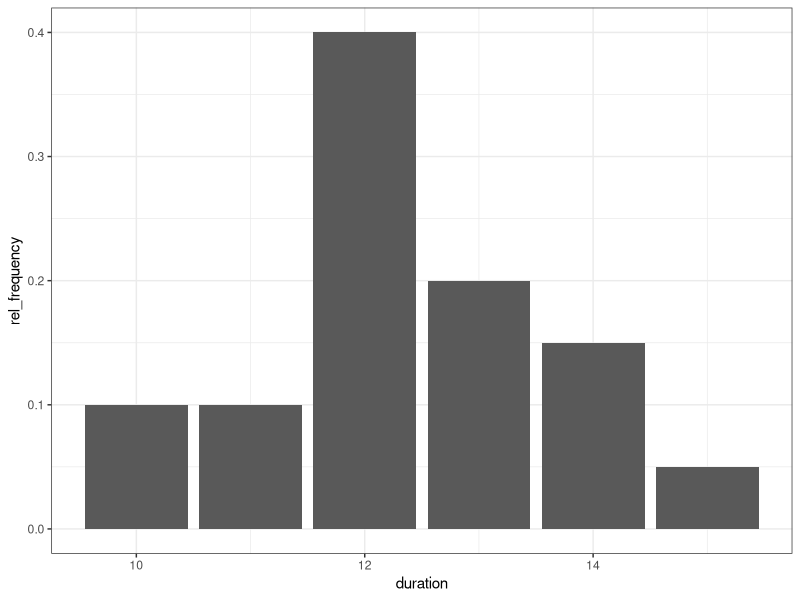
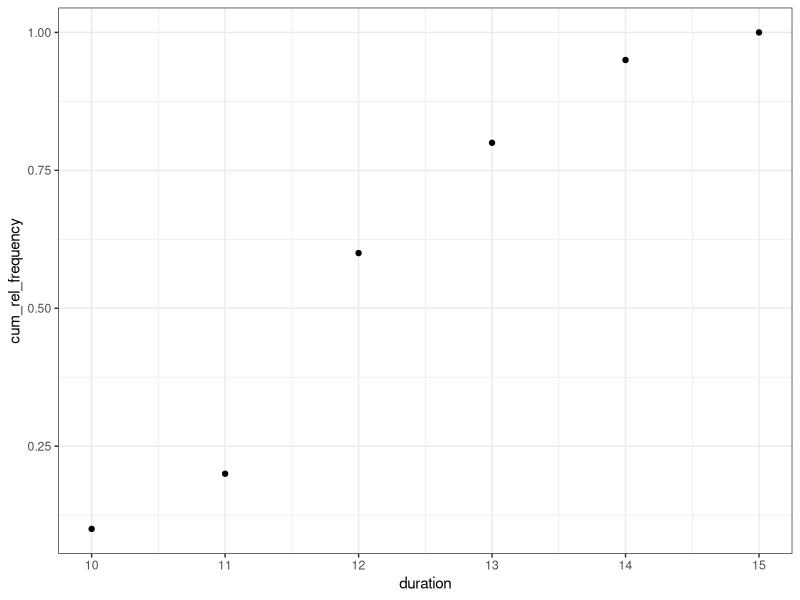
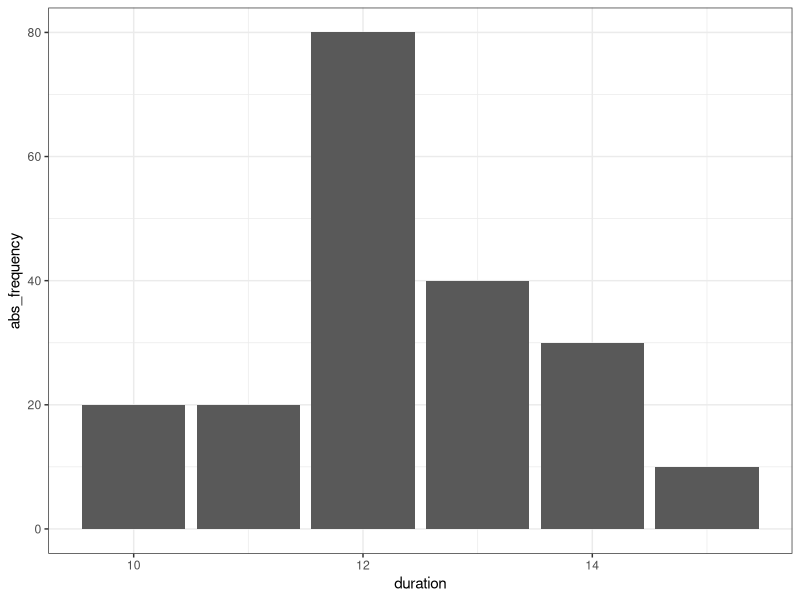
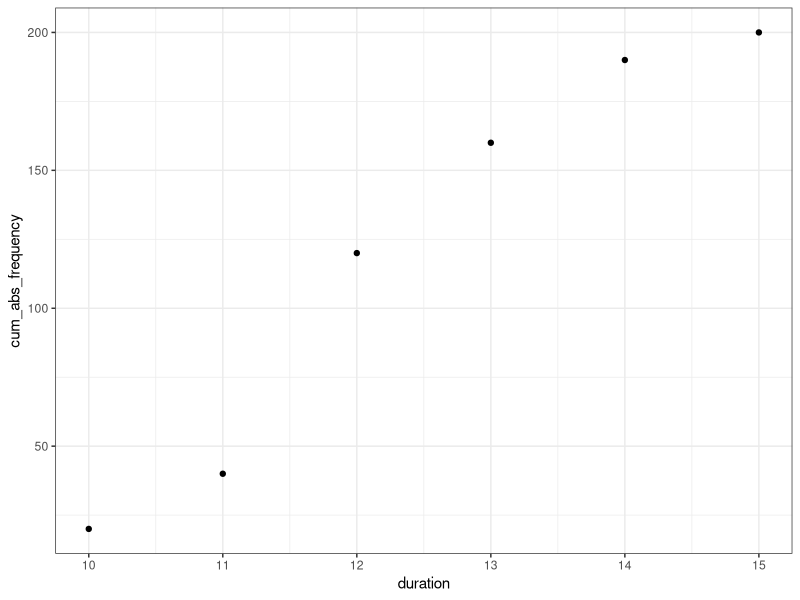
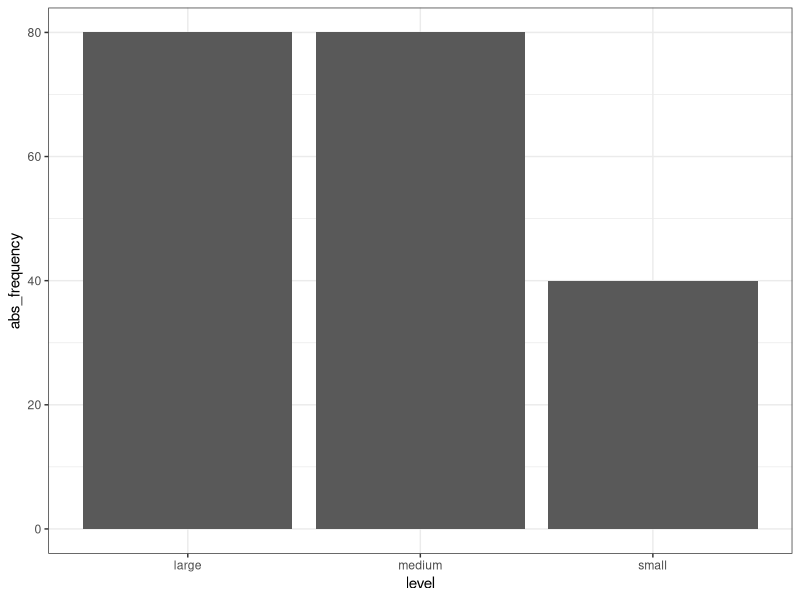
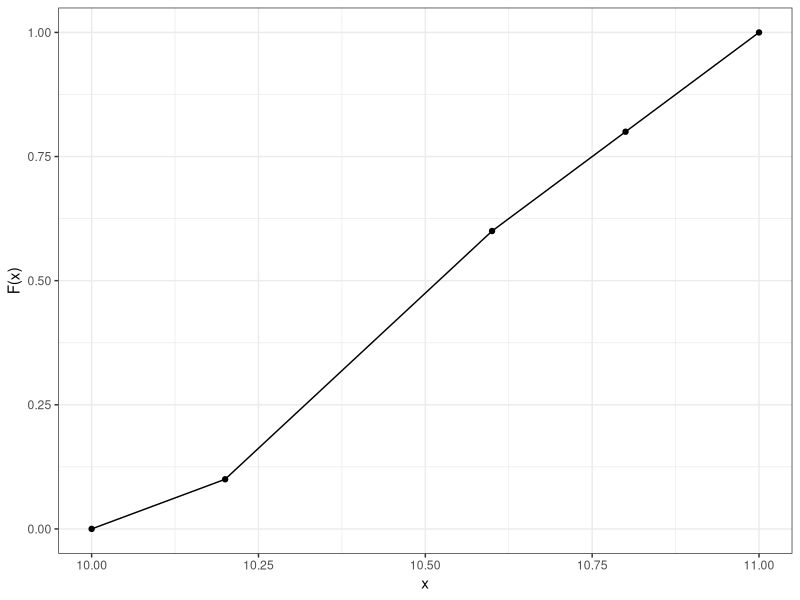
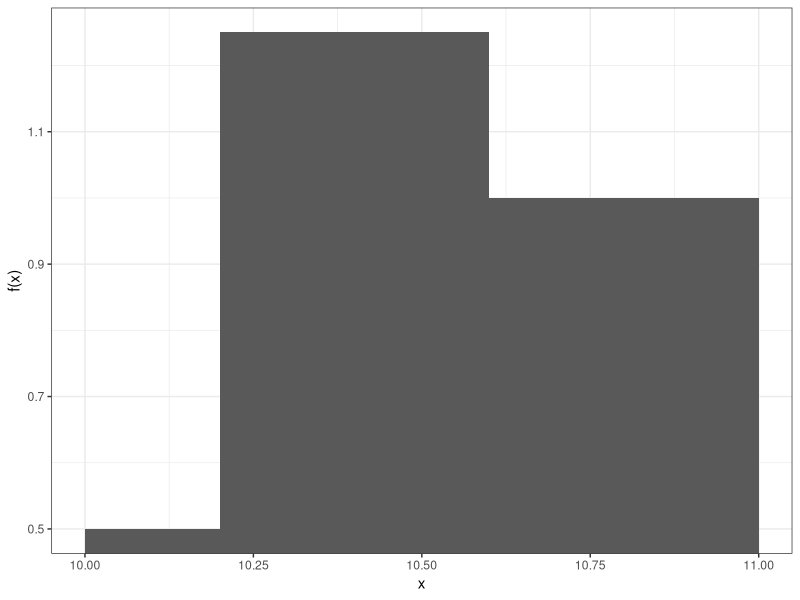
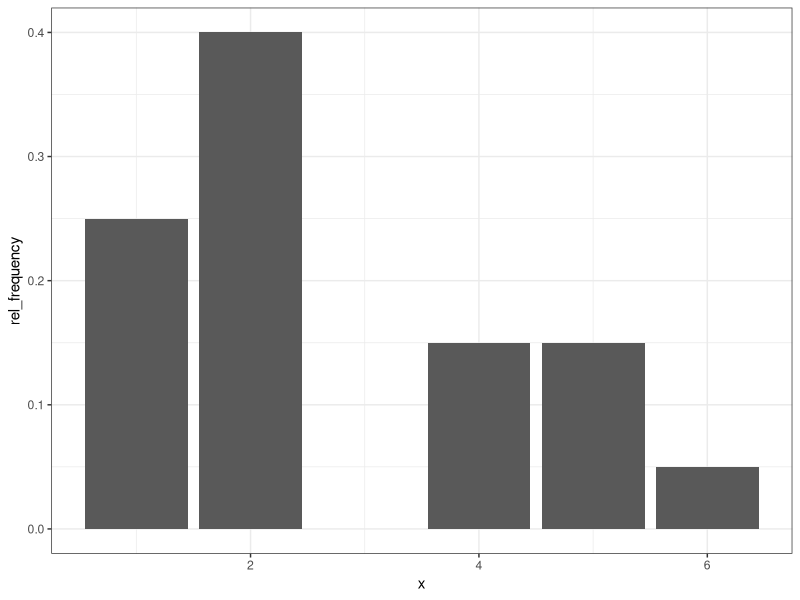

These figures' R source, in order:
## ---- chunk 1
knitr::opts_chunk$set(echo = TRUE, message = FALSE, warning = FALSE, error = FALSE)
## ---- chunk 2
library(ggplot2)
library(dplyr)
library(knitr)

# Set ggplot2 theme
theme_set(theme_bw())
## ---- chunk 3
n <- 200
duration <- c(10, 11, 12, 13, 14, 15)
rel_frequency <- c(0.1, 0.1, 0.4, 0.2, 0.15, 0.05)
tbl <- tibble(duration = duration, rel_frequency = rel_frequency) %>%
  mutate(cum_rel_frequency = cumsum(rel_frequency))

tbl
## ---- chunk 4
tbl <- mutate(tbl, abs_frequency = n * rel_frequency)
tbl$abs_frequency
## ---- chunk 5
tbl <- mutate(tbl, cum_abs_frequency = cumsum(abs_frequency))
tbl$cum_abs_frequency
## ---- chunk 6
# Relative frequencies
ggplot(tbl) +
  geom_col(aes(x = duration, y = rel_frequency))

# Relative cumulative frequencies
ggplot(tbl) +
  geom_point(aes(x = duration, y = cum_rel_frequency))

# Absolute frequencies
ggplot(tbl) +
  geom_col(aes(x = duration, y = abs_frequency))

# Absolute cumulative frequencies
ggplot(tbl) +
  geom_point(aes(x = duration, y = cum_abs_frequency))
## ---- chunk 7
# Function that converts duration to level
duration_to_level <- function(x) {
  if (x < 12) "small" else if (x == 12) "medium" else "large"
}
# Vectorize this function in order to work with vector input
duration_to_level <- Vectorize(duration_to_level)

# Prepare dataset
tbl <- select(tbl, duration, rel_frequency, abs_frequency) %>%
  mutate(level = duration_to_level(duration)) %>%
  group_by(level) %>%
  summarise(rel_frequency = sum(rel_frequency), abs_frequency = sum(abs_frequency))
tbl

# Plot
ggplot(tbl) +
  geom_col(aes(x = level, y = abs_frequency))
## ---- chunk 8
x <- c(10, 10.2, 10.6, 10.8, 11)
y <- c(0, 0.1, 0.6, 0.8, 1)
tbl <- tibble(x = x, y = y)
ggplot(tbl, aes(x = x, y = y)) +
  geom_line() +
  geom_point() +
  labs(x = "x", y = "F(x)")
## ---- chunk 9
break_left <- c(10, 10.2, 10.6, 10.8)
break_right <- c(10.2, 10.6, 10.8, 11)
f <- c(0.1 / 0.2, 0.5 / 0.4, 0.2 / 0.2, 0.2 / 0.2)
tbl <- tibble(break_left = break_left, break_right = break_right, f = f)

ggplot(tbl, aes(xmin = break_left, xmax = break_right, ymax = f)) +
  geom_rect(ymin = 0) +
  labs(x = "x", y = "f(x)")
## ---- chunk 10
# Interpolation
t_max <- 10.2 + (0.25 - 0.1) / (0.6 - 0.1) * (10.6 - 10.2)
t_max
## ---- chunk 11
x <- 1:6
abs_frequency <- c(10, 16, 0, 6, 6, 2)
tbl <- tibble(x = x, abs_frequency = abs_frequency)

tbl <- tbl %>%
  mutate(rel_frequency = abs_frequency / sum(abs_frequency)) %>%
  mutate(cum_abs_frequency = cumsum(abs_frequency)) %>%
  mutate(cum_rel_frequency = cumsum(rel_frequency))
tbl
## ---- chunk 12
ggplot(tbl) +
  geom_col(aes(x = x, y = rel_frequency))
## ---- chunk 13
n <- 100
break_left <- c(0, 3, 6, 8)
break_right <- c(3, 6, 8, 12)
# 22 students spent more than six hours -> 5 students spent more than 12 hours,
# 17 student spent between six and height hours
f <- c(0.3, 0.48, 0.17, 0.05)

tbl <- tibble(break_left = break_left, break_right = break_right, rel_frequency = f) %>%
  mutate(abs_frequency = rel_frequency * n) %>%
  mutate(cum_rel_frequency = cumsum(rel_frequency)) %>%
  mutate(cum_abs_frequency = cumsum(abs_frequency))

tbl
## ---- chunk 14
ggplot(tbl) +
  geom_rect(
    aes(
      xmin = break_left, 
      xmax = break_right, 
      ymin = 0, 
      ymax = abs_frequency / (break_right - break_left)
    ),
    fill = "gray",
    color = "black"
  ) +
  labs(x = "x", y = "h(x)")
## ---- chunk 15
x <- c(0, tbl$break_right)
cum_rel_frequency <- c(0, tbl$cum_rel_frequency)
tbl <- tibble(x = x, cum_rel_frequency = cum_rel_frequency)

ggplot(tbl, aes(x = x, y = cum_rel_frequency)) +
  geom_line() +
  geom_point() +
  labs(x = "x", y = "F(x)")
## ---- chunk 16
# Interpolation
t_max <- 3 + (0.5 - 0.3) / (0.78 - 0.3) * (6 - 3)
t_max
## ---- chunk 17
# F(5)
F_5 <- 0.3 + (5 - 3) / (6 - 3) * (0.78 - 0.3)
F_5

# Solution
(1 - F_5) * n
